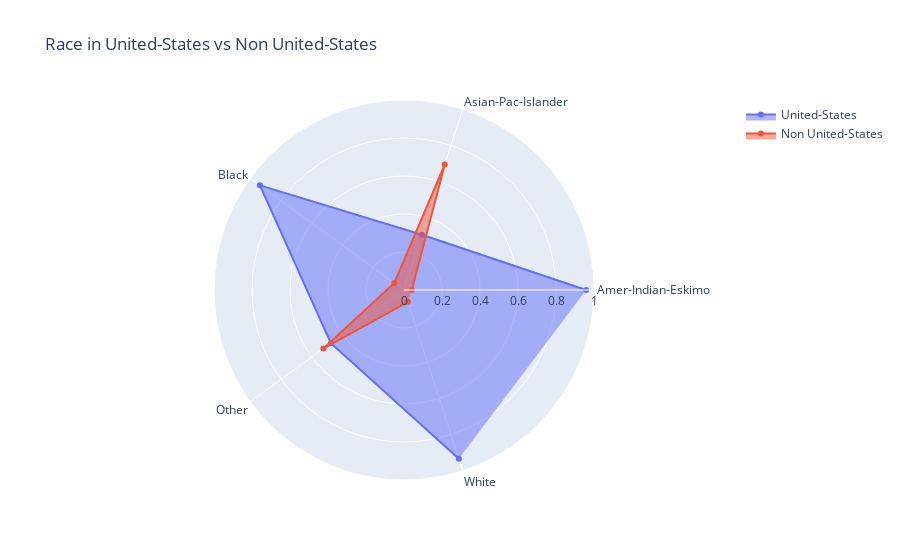
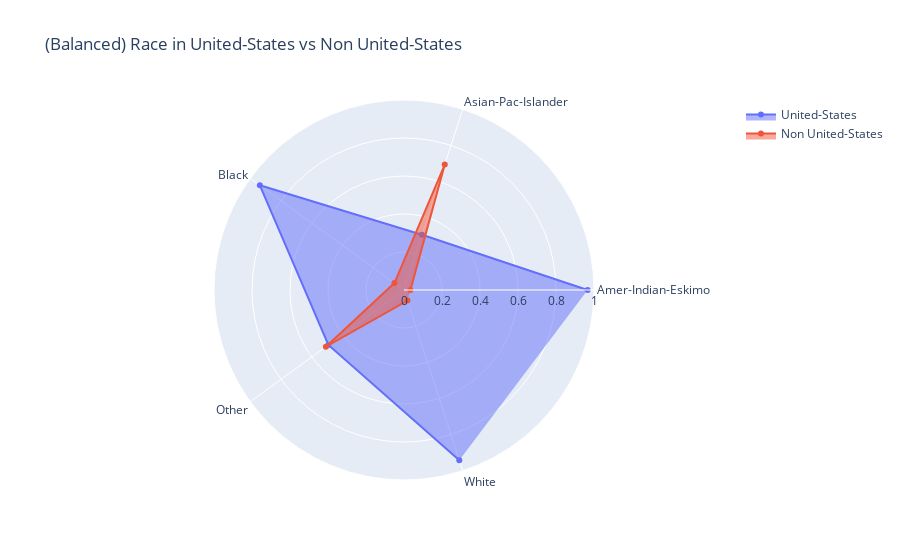

Write notebook code for charts like these, in order.
### Code cell
# Imbalanced
spider_graph = go.Figure()
spider_graph.add_trace(go.Scatterpolar(
                    r = race_categories['United-States'],
                    theta = ['Amer-Indian-Eskimo','Asian-Pac-Islander','Black' ,'Other', 'White'],
                    fill = 'toself',
                    name = 'United-States'
))

spider_graph.add_trace(go.Scatterpolar(
                    r = race_categories['Non United-States'],
                    theta = ['Amer-Indian-Eskimo','Asian-Pac-Islander','Black' ,'Other', 'White'],
                    fill = 'toself',
                    name = 'Non United-States'
))


spider_graph.update_layout(
            polar=dict(
            radialaxis=dict(
                visible = True,
                range = [0, 1]
            ),
            ),
    title_text = 'Race in United-States vs Non United-States',
    showlegend = True
)

# Balanced
bspider_graph = go.Figure()
bspider_graph.add_trace(go.Scatterpolar(
                    r = brace_categories['United-States'],
                    theta = ['Amer-Indian-Eskimo','Asian-Pac-Islander','Black' ,'Other', 'White'],
                    fill = 'toself',
                    name = 'United-States'
))

bspider_graph.add_trace(go.Scatterpolar(
                    r = brace_categories['Non United-States'],
                    theta = ['Amer-Indian-Eskimo','Asian-Pac-Islander','Black' ,'Other', 'White'],
                    fill = 'toself',
                    name = 'Non United-States'
))


bspider_graph.update_layout(
            polar=dict(
            radialaxis=dict(
                visible = True,
                range = [0, 1]
            ),
            ),
    title_text = '(Balanced) Race in United-States vs Non United-States',
    showlegend = True
)

# Show Plots
spider_graph.show()
bspider_graph.show()

### Figure 1 — Plotly figure (JSON) as saved in the notebook; plotly's stock layout.template omitted (floating-point values rounded to 4 significant figures)
{"data": [{"fill": "toself", "name": "United-States", "r": [0.9586, 0.3054, 0.9371, 0.4759, 0.9343], "theta": ["Amer-Indian-Eskimo", "Asian-Pac-Islander", "Black", "Other", "White"], "type": "scatterpolar"}, {"fill": "toself", "name": "Non United-States", "r": [0.04138, 0.6946, 0.06291, 0.5241, 0.0657], "theta": ["Amer-Indian-Eskimo", "Asian-Pac-Islander", "Black", "Other", "White"], "type": "scatterpolar"}], "layout": {"polar": {"radialaxis": {"range": [0, 1], "visible": true}}, "showlegend": true, "title": {"text": "Race in United-States vs Non United-States"}}}

### Figure 2 — Plotly figure (JSON) as saved in the notebook; plotly's stock layout.template omitted (floating-point values rounded to 4 significant figures)
{"data": [{"fill": "toself", "name": "United-States", "r": [0.9663, 0.3058, 0.9377, 0.4919, 0.9419], "theta": ["Amer-Indian-Eskimo", "Asian-Pac-Islander", "Black", "Other", "White"], "type": "scatterpolar"}, {"fill": "toself", "name": "Non United-States", "r": [0.03371, 0.6942, 0.0623, 0.5081, 0.05814], "theta": ["Amer-Indian-Eskimo", "Asian-Pac-Islander", "Black", "Other", "White"], "type": "scatterpolar"}], "layout": {"polar": {"radialaxis": {"range": [0, 1], "visible": true}}, "showlegend": true, "title": {"text": "(Balanced) Race in United-States vs Non United-States"}}}
